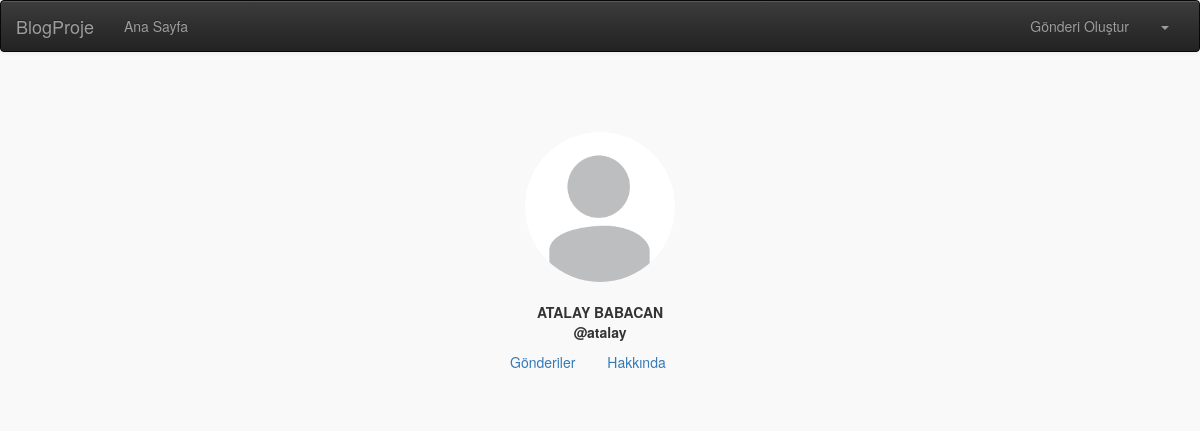
Before: /kullanici/atalay/ with the older database file.
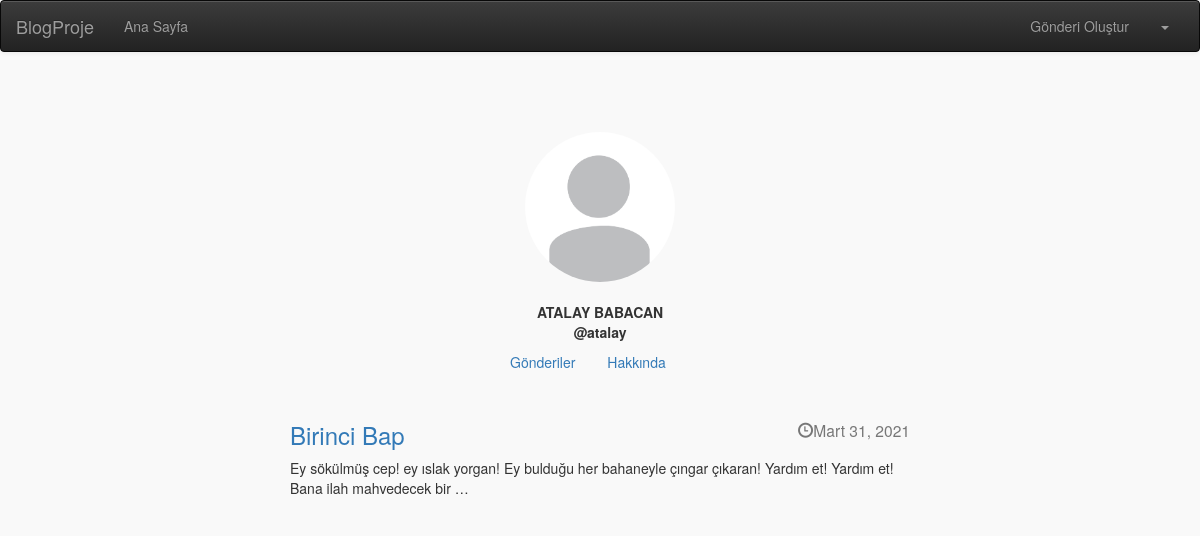
After: the same page with the newer database file.
### kullanici/models.py (models this page shows, shortened)
class UserProfile(models.Model):
    SEX = ((None, 'Cinsiyet Seçiniz'), ('bos', 'Belirtmek İstemiyorum'), ('erkek', 'Erkek'), ('kadin', 'Kadın'))
    user = models.OneToOneField(User, null=True, blank=False, verbose_name='User', on_delete=models.CASCADE)
    bio = models.TextField(max_length=1000, verbose_name='Hakkımda', blank=True, null=True)
    profile_photo = models.ImageField(null=True, blank=True, verbose_name='Profil Fotoğrafı')
    birthday = models.DateField(null=True, blank=True, verbose_name='Doğum Tarihi')
    sex = models.CharField(choices=SEX, blank=False, null=True, max_length=20, verbose_name='Cinsiyet')
    class Meta:
        verbose_name_plural = 'Kullanıcı Profilleri'
    def user_full_name(self):
        if self.user.get_full_name():
            return self.user.get_full_name()
        return None
    def get_profile_photo(self):
        if self.profile_photo:
            return self.profile_photo.url
        return "/static/img/default.jpg"

### deneme/models.py (models this page shows, shortened)
class Post(models.Model):
    user = models.ForeignKey(User, default=1, on_delete=models.CASCADE, null=True, verbose_name=User)
    title = models.CharField(max_length=200, blank=False, null=True, verbose_name='Başlık Giriniz',
                             help_text='Başlık Bilgisi Burada Girilir.')
    text = models.TextField(max_length=1000, blank=False, verbose_name='İçerik Giriniz', null=True)
    image = models.ImageField(verbose_name='Images', null=True, blank=True)
    kategori = models.ManyToManyField(to=Kategori, null=True, blank=True)
    created_date = models.DateField(auto_now_add=True, auto_now=False)
    class Meta:
        verbose_name_plural = 'Gönderiler'
        ordering = ['-id']

### kullanici/views.py (the view)
# urls.py: re_path(r'(?P<username>[-\w]+)/$', user_profile, name='user-profile')
def user_profile(request, username):
    user = get_object_or_404(User, username=username)
    user_post_list = Post.objects.filter(user=user)
    return render(request, 'kullanici/profile/user-profile-page.html',
                  context={'user': user, 'user_post_list': user_post_list})

### templates/kullanici/profile/user-profile-page.html
{% extends 'kullanici/profile/user-profile.html' %}
{% load static %}
{% block profil_icerik %}
    <div class="row" style="margin-top: 20px">
        <div class="col-lg-12">
            {% for post in user_post_list %}
                <div class="row">
                    <div class="col-lg-10 pull-center">
                        <h3><a href="{% url 'post-detail' post.pk %}">{{ post.title }}</a> <small
                                class="pull-right"><span class="glyphicon glyphicon-time"></span>{{ post.created_date }}
                        </small></h3>
                        <p>{{ post.text|safe|truncatewords:20 }}</p>
                    </div>
                </div>
            {% endfor %}
        </div>
    </div>
{% endblock %}

### templates/kullanici/profile/user-profile.html (shortened to what this page needs)
{% extends 'base.html' %}
{% block icerik %}
    <div class="row" style="margin-top: 50px">
        <div class="col-lg-8 user-profile" style="float: none; margin: 0 auto;">
            <div class="text-center">
                <img class="img-circle" style="width: 150px;" src="{{ user.userprofile.get_profile_photo }}">
            </div>
            <div class="text-center">
                <br>
                {% if user.userprofile.user_full_name %}
                    <span class="text"><b>{{ user.userprofile.user_full_name|upper }}</b></span>
                    <br>
                {% endif %}
                <span class="text">
                    <b>@{{ user.username }}</b>
                </span>
            </div>
            {% if request.user == user %}
                {% include 'kullanici/profile/include/owner_navbar.html' %}
            {% else %}
                {% include 'kullanici/profile/include/visitor_navbar.html' %}
            {% endif %}
            <div>
                {% block profil_icerik %}
                {% endblock %}
            </div>
        </div>
    </div>
{% endblock %}

### templates/base.html (shortened to what this page needs)
{% load static %}
<!DOCTYPE html>
<html lang="en">
<head>
    <link rel="stylesheet" type="text/css" href="{% static 'bootstrap/css/bootstrap.min.css' %}">
    <link rel="stylesheet" type="text/css" href="{% static 'bootstrap/css/bootstrap-theme.min.css' %}">
    <link rel="stylesheet" type="text/css" href="{% static 'base.css' %}">
</head>
<body>
<nav class="navbar navbar-default navbar-inverse">
    <div class="container-fluid">
        <div class="navbar-header">
            <a class="navbar-brand" href="{% url 'post-list' %}">BlogProje</a>
        </div>
        <div class="collapse navbar-collapse" id="bs-example-navbar-collapse-1">
            <ul class="nav navbar-nav">
                <li><a href="{% url 'post-list' %}">Ana Sayfa <span class="sr-only">(current)</span></a>
                </li>
            </ul>
            <ul class="nav navbar-nav navbar-right">
                <li><a href="{% url 'post-create' %}">Gönderi Oluştur</a></li>
                <li class="dropdown">
                    <a href="#" class="dropdown-toggle" data-toggle="dropdown" role="button" aria-haspopup="true"
                       aria-expanded="false">{{ request.user.userprofile.get_screen_name }} <span class="caret"></span></a>
                </li>
            </ul>
        </div>
    </div>
</nav>
<div class="container" style="margin-top: 30px;">
    {% block icerik %}
    {% endblock %}
</div>
</body>
</html>

### templates/kullanici/profile/include/visitor_navbar.html
<ul class="nav nav-pills" style="padding-left: 270px; padding-right: 270px">
    <li role="presentation"><a href="{% url 'user-profile' user.username %}">Gönderiler</a></li>
    <li role="presentation"><a href="{% url 'user-aboutme' user.username %}">Hakkında</a></li>
</ul>

### static/base.css (style rules this page uses)
.pull-center { float: none; margin: 0 auto; }
.user-profile { margin-top: 25px; }

### templates/base.html (style rules this page uses)
body { background-color: #f9f9f9 }

Changed rows visible on the page:
added Post: title "Birinci Bap", created_date "Mart 31, 2021", text "Ey sökülmüş cep! ey ıslak yorgan! Ey bulduğu her bahaneyle çıngar çıkaran! Yardım et! Yardım et! Bana ilah mahvedecek bir …"
